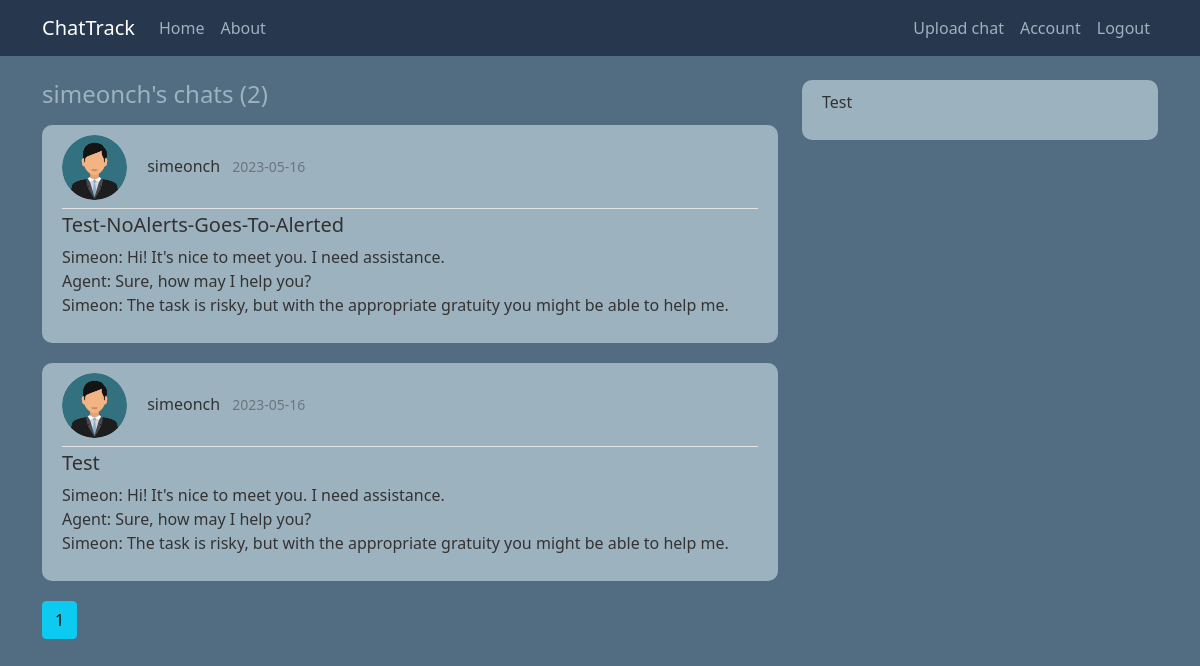
Page /user/simeonch (signed in) on the earlier database version.
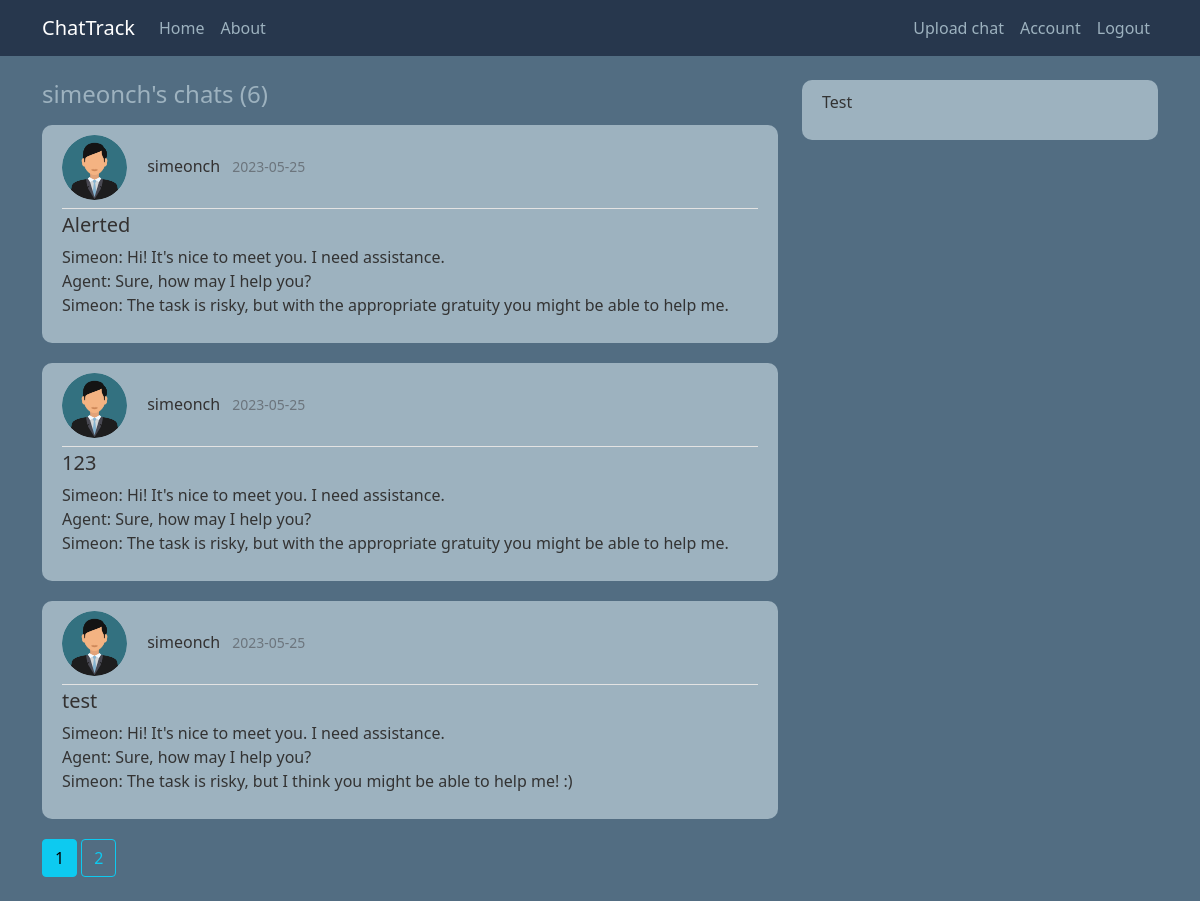
Same page on the later database version.
### chattrack/models.py (models this page shows, shortened)
class Chat(db.Model):
    id = db.Column(db.Integer, primary_key=True)
    has_alerts = db.Column(db.Boolean, nullable=False, default=False)
    date_uploaded = db.Column(db.DateTime, nullable=False, default=datetime.utcnow)
    channel = db.Column(db.String(30), nullable=False)
    content = db.Column(db.Text, nullable=False)
    user_id = db.Column(db.Integer, db.ForeignKey('user.id'), nullable=False)

class User(db.Model, UserMixin):
    id = db.Column(db.Integer, primary_key=True)
    username = db.Column(db.String(20), unique=True, nullable=False)
    email = db.Column(db.String(50), unique=True, nullable=False)
    profile_pic = db.Column(db.String(20), nullable=False, default='default.jpg')
    password = db.Column(db.String(60), nullable=False)
    chats = db.relationship('Chat', backref='owner', lazy=True)

### chattrack/routes.py (the view)
@app.route("/user/<string:username>")
def user_chats(username):
    page = request.args.get('page', 1, type=int)
    user = User.query.filter_by(username=username).first_or_404()
    queried_chats = Chat.query.filter_by(owner=user).order_by(Chat.date_uploaded.desc()).paginate(page=page, per_page=3)
    return render_template('user_chats.html', title="Home", chats=queried_chats, user=user)

### chattrack/models.py (called while the page is built)
@login_manager.user_loader # get an id to keep session of the user
def load_user(user_id):
    return User.query.get(int(user_id))

### chattrack/templates/user_chats.html
{% extends "init_template.html" %}
{% block content %}
<h4 class="mb-3">{{ user.username }}'s chats ({{ chats.total }})</h4>
  {% if current_user.is_authenticated %}
      {% for chat in chats.items %}
        <article class="media content-section">
          <div class="media-body">
            <div class="article-metadata pb-2">
                <img class="rounded-circle article-img" src="{{ url_for('static', filename='profile_pictures/' + chat.owner.profile_pic) }}">
                <a class="username me-2" href="{{ url_for('user_chats', username=chat.owner.username) }}">{{ chat.owner.username }}</a>
                <small class="text-muted">{{ chat.date_uploaded.strftime('%Y-%m-%d') }}</small>
              </div>
              <h5><a class="article-title" href="{{ url_for('chat', chat_id=chat.id)}}">{{ chat.channel }}</a></h5>
              <p class="article-content">{{ chat.content }}</p>
            </div>
          </article>
      {% endfor %}
      {% for page_num in chats.iter_pages(left_edge=1, right_edge=1, left_current=1, right_current=2) %}
        {% if page_num %}
          {% if chats.page ==page_num %}
            <a class="btn btn-info mb-4" href="{{ url_for('user_chats', username=user.username, page=page_num) }}">{{ page_num }}</a>
          {% else %}
            <a class="btn btn-outline-info mb-4" href="{{ url_for('user_chats', username=user.username, page=page_num) }}">{{ page_num }}</a>
          {% endif %}
        {% else %}
          ...
        {% endif %}
      {% endfor %}
  {% else %}
    <div class="alert alert-primary" role="alert">
      <div class="panel-heading">Please log in!</div>
    </div>
  {% endif %}
{% endblock content %}

Differences in the rows shown:
no longer on this page (row edited): Chat: profile_pic (placeholder picture), owner.username "simeonch", date_uploaded "2023-05-16", channel "Test-NoAlerts-Goes-To-Alerted", content "Simeon: Hi! It's nice to meet you. I need assistance. Agent: Sure, how may I help you? Simeon: The task is risky, but with the appropriate gratuity you might be able to help me."
no longer on this page (row unchanged): Chat: profile_pic (placeholder picture), owner.username "simeonch", date_uploaded "2023-05-16", channel "Test", content "Simeon: Hi! It's nice to meet you. I need assistance. Agent: Sure, how may I help you? Simeon: The task is risky, but with the appropriate gratuity you might be able to help me."
added Chat: profile_pic (placeholder picture), owner.username "simeonch", date_uploaded "2023-05-25", channel "Alerted", content "Simeon: Hi! It's nice to meet you. I need assistance. Agent: Sure, how may I help you? Simeon: The task is risky, but with the appropriate gratuity you might be able to help me."
added Chat: profile_pic (placeholder picture), owner.username "simeonch", date_uploaded "2023-05-25", channel "123", content "Simeon: Hi! It's nice to meet you. I need assistance. Agent: Sure, how may I help you? Simeon: The task is risky, but with the appropriate gratuity you might be able to help me."
added Chat: profile_pic (placeholder picture), owner.username "simeonch", date_uploaded "2023-05-25", channel "test", content "Simeon: Hi! It's nice to meet you. I need assistance. Agent: Sure, how may I help you? Simeon: The task is risky, but I think you might be able to help me! :)"
Other differences:
{{ chats.total }}: "2" → "6"
new list line: "2"
